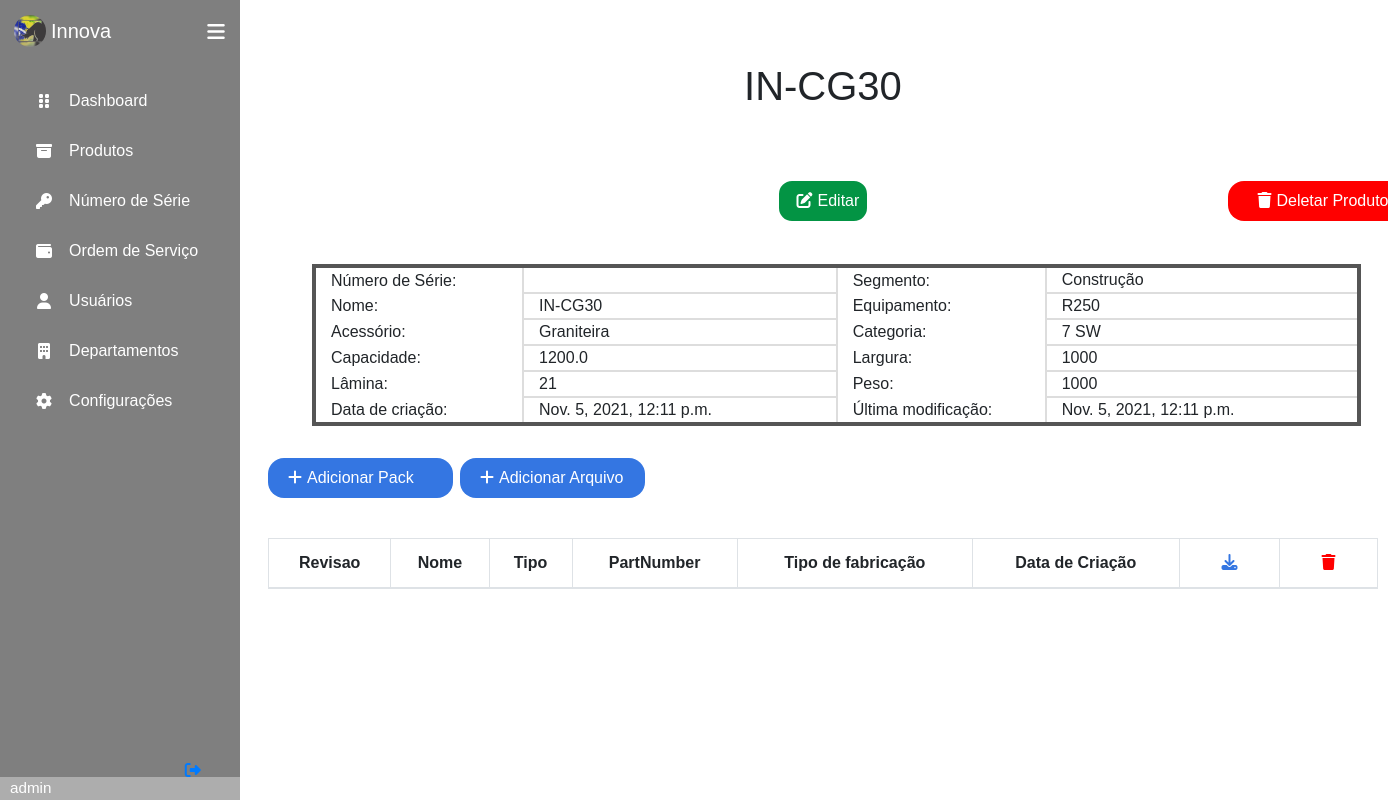
Screenshot of /products/product/1 (signed in) with the database file from the repository.
### produtos/models.py (models this page shows, shortened)
class Produto(models.Model):
    nome = CharField(max_length=30)
    equipamento = CharField(max_length=10)
    capacidade = FloatField()
    largura = IntegerField()
    lamina = IntegerField()
    peso = IntegerField()
    dateCriacao = DateTimeField(auto_now_add=True)
    dateUpdate = DateTimeField(auto_now=True)
    segmento = ForeignKey(Segmento, null=True, on_delete=SET_NULL)
    tipoProduto = ForeignKey(TipoProduto, null=True, on_delete=SET_NULL)
    categoria = ForeignKey(CategoriaProduto, null=True, on_delete=SET_NULL)
    classeAplicacao = ForeignKey(ClasseProduto, null=True, on_delete=SET_NULL)
    responsavel = ForeignKey(Colaborador, null=True, on_delete=SET_NULL)

class Segmento(models.Model):
    nome = CharField(max_length=20, unique=True)
    sigla = CharField(max_length=20, unique=True)
    def __str__(self):
        return self.nome

class TipoProduto(models.Model):
    nome = CharField(max_length=40, unique=True)
    sigla = CharField(max_length=3, unique=True)
    def __str__(self):
        return self.nome

class CategoriaProduto(models.Model):
    nome = CharField(max_length=10, unique=True)
    sigla = CharField(max_length=5, unique=True)
    def __str__(self):
        return self.nome

### produtos/views.py (the view)
# urls.py: path('product/<int:id>', views.ViewProduct, name = 'View_Product'),
def ViewProduct(request, id):
    context = []
    items = Item.objects.all().filter(produto_id = id).order_by('-revisao')
    files = Arquivo.objects.all().filter(produto_id = id).order_by('-revisao')
    product = get_object_or_404(Produto, id = id)
    context = {
        'product': product,
        'items': items,
        'files': files,
    }
    return render(request, 'produtos/Product.html', context)

### templates/produtos/Product.html (shortened to what this page needs)
{% extends 'base.html' %}
{% block content %}
<div class="title">
    <h1>{{ product.nome }}</h1>
</div>
<div class="container" id="edit-container">
    <a href="{% url 'products:Update_Product' product.id %}" class="edit-product">
        <div class="edit-div">
            <i class="fas fa-edit"></i>Editar
        </div>
    </a>
    <a href="{% url 'products:Delete_Product' product.id %}" class="del-product">
        <div class="col-2 del-product-div">
            <i class="fas fa-trash del-product-button"></i>Deletar Produto
        </div>
    </a>
</div>
<table class="product-table">
    <tbody>
        <tr>
            <td class=" col-2 product-item-title">
                Número de Série:
            </td>
            <td class="col-3 product-item">
            </td>
            <td class="col-2 product-item-title">
                Segmento:
            </td>
            <td class="col-3 product-item">
                {{ product.segmento }}
            </td>
        </tr>
        <tr>
            <td class="col-2 product-item-title">
                Nome:
            </td>
            <td class="col-3 product-item">
                {{ product.nome }}
            </td>
            <td class="col-2 product-item-title">
                Equipamento:
            </td>
            <td class="col-3 product-item">
                {{ product.equipamento }}
            </td>
        </tr>
        <tr>
            <td class="col-2 product-item-title">
                Acessório:
            </td>
            <td class="col-3 product-item">
                {{ product.tipoProduto }}
            </td>
            <td class="col-2 product-item-title">
                Categoria:
            </td>
            <td class="col-3 product-item">
                {{ product.categoria }}
            </td>
        </tr>
        <tr>
            <td class="col-2 product-item-title">
                Capacidade:
            </td>
            <td class="col-2 product-item">
                {{ product.capacidade }}
            </td>
            <td class="col-2 product-item-title ">
                Largura:
            </td>
            <td class="col-2 product-item">
                {{ product.largura }}
            </td>
        </tr>
        <tr>
            <td class="col-2 product-item-title">
                Lâmina:
            </td>
            <td class="col-2 product-item">
                {{ product.lamina }}
            </td>
            <td class="col-2 product-item-title">
                Peso:
            </td>
            <td class="col-2 product-item">
                {{ product.peso }}
            </td>
        </tr>
        <tr>
            <td class="col-2 product-item-title">
                Data de criação:
            </td>
            <td class="col-2 product-item">
                {{ product.dateCriacao }}
            </td>
            <td class="col-2 product-item-title">
                Última modificação:
            </td>
            <td class="col-2 product-item">
                {{ product.dateUpdate }}
            </td>
        </tr>
    </tbody>
</table>
<div class="container add">
    <a href="{% url 'products:New_Item' %}" class="add-item">
        <div class="col-2 item-div">
            <i class="fas fa-plus add-item-button"></i>Adicionar Pack
        </div>
    </a>
</div>
<div class="container">
    <a href="{% url 'products:New_File' %}" class="add-file">
        <div class="col-2 file-div">
            <i class="fas fa-plus add-file-button"></i>Adicionar Arquivo
        </div>
    </a>
</div>
<div class="container table-items">
    <table class="table table-striped table-hover table-bordered">
        <thead>
            <tr>
                <th scope="col">Revisao</th>
                <th scope="col">Nome</th>
                <th scope="col">Tipo</th>
                <th scope="col">PartNumber</th>
                <th scope="col">Tipo de fabricação</th>
                <th scope="col">Data de Criação</th>
                <th scope="col">
                    <div class="col download-div">
                        <i class="fas fa-download download-button"></i>
                    </div>
                </th>
                <th scope="col">
                    <div class="col del-div">
                        <i class="fas fa-trash del-button"></i>
                    </div>
                </th>
            </tr>
        </thead>
    </table>
</div>
{% endblock %}

### templates/base.html (shortened to what this page needs)
{% load static %}
<!DOCTYPE html>
<html lang="pt-br">
<head>
    <link rel="stylesheet" href="{% static 'css/style.css' %}">
    <link rel="stylesheet" href="{% static 'css/bs/bootstrap.css' %}">
</head>
<body>
    {% if user.is_authenticated %}
    <div class="sidebar">
        <div class="logo_content">
            <div class="logo">
                <img src="{% static 'img/logo-base.png' %}" class="img-base"/>
                <div class="logo_name">Innova</div>
            </div>
            <i class="fas fa-bars" id="btn-menu"></i>
        </div>
        <ul class="nav_list">
            <li>
                <a href="{%url 'main:Home_Main'%}">
                    <i class="fas fa-grip-vertical"></i>
                    <span class="link_name">Dashboard</span>
                </a>
            </li>
            <li>
                <a href="{%url 'products:Home_Products'%}">
                    <i class="fas fa-archive"></i>
                    <span class="link_name">Produtos</span>
                </a>
            </li>
            <li>
                <a href="{%url 'products:Serial_Number'%}">
                    <i class="fas fa-key"></i>
                    <span class="link_name">Número de Série</span>
                </a>
            </li>
            <li>
                <a href="{% url 'workOrder:Home_WorkOrder' %}">
                    <i class="fas fa-wallet"></i>
                    <span class="link_name">Ordem de Serviço</span>
                </a>
            </li>
            <li>
                <a href="{%url 'colaborators:Home_Colaborator'%}">
                    <i class="fas fa-user"></i>
                    <span class="link_name">Usuários</span>
                </a>
            </li>
            <li>
                <a href="{%url 'departments:Home_Departments'%}">
                    <i class="fas fa-building"></i>
                    <span class="link_name">Departamentos</span>
                </a>
            </li>
            <li>
                <a href="#">
                    <i class="fas fa-cog"></i>
                    <span class="link_name">Configurações</span>
                </a>
            </li>
        </ul>
        <div class="profile_content">
            <div class="profile">
                <div class="profile_details">
                    <div class="name_job">
                        <div class="name">{{ user.username }}</div>
                    </div>
                </div>
                <a href="{%url 'logout'%}">
                    <i class="fas fa-sign-out-alt" id="logout"></i>
                </a>
            </div>
        </div>
    </div>
    {% endif %}
    <div class="home_content">
        {% block content %}
        {% endblock %}
    </div>
</body>
</html>

### static/css/style.css (style rules this page uses)
* { margin: 0; padding: 0; box-sizing: border-box; font-family: sans-serif; }
body { position: relative; min-height: 100vh; width: 100%; overflow: auto; }
.sidebar { position: fixed; top: 0; left: 0; height: 100%; width: 15em; background: #7F7F7F; padding: 0.37em 0.88em; }
.sidebar .logo_content .logo { color: #fff; display: flex; height: 3.13em; width: 100%; align-items: center; }
.logo_content .img-base { border-radius: 50%; margin-right: 0.31em; }
.logo_content .logo .logo_name { font-size: 1.25em; font-weight: 400; }
.sidebar #btn-menu { position: absolute; color: #fff; left: 90%; top: 0.37em; font-size: 1.25em; height: 3.13em; width: 3.13em; text-align: center; line-height: 2.5em; transform: translateX(-50%); }
.sidebar ul { margin-top: 1.25em; }
.sidebar ul li { position: relative; height: 3.13em; width: 100%; margin: 0 0.31em; list-style: none; line-height: 3.13em; }
.sidebar ul li a { color: #fff; display: flex; align-items: center; text-decoration: none; transition: all 0.4s ease; border-radius: 0.75em; }
.sidebar ul li a i { height: 3.13em; min-width: 3.13em; border-radius: 0.75em; line-height: 3.13em; text-align: center; }
.sidebar .profile_content { position: absolute; color: #fff; bottom: 0; left: 0; width: 100%; }
.profile_content .profile .profile_details { display: flex; align-items: center; background: #ADADAD; }
.profile .profile_details .name_job { margin-left: 0.63em; }
.profile .profile_details .name { font-size: 0.95em; font-weight: 400; }
.profile #logout { position: absolute; left: 88%; bottom: 0.31em; transform: translateX(-50%); min-width: 3.3em; line-height: 3.13em; font-size: 1.25; border-radius: 0.75em; }
.home_content { top: 2em; position: absolute; height: 95%; width: 84%; left: 15em; }
.title { font-size: 1.5em !important; padding: 30px; position: relative; text-align: center; }
h1 { padding-bottom: 0.75em; }
.table { text-align: center; margin-right: 0; }
#edit-container { width: 100% !important; text-align: center; }
a.edit-product { width: 6.5em; }
.edit-div { background-color: #039444; cursor: pointer; color: #fff; display: inline-block; padding: 0.5em; border: 0.2em solid #fff; border-radius: 1em; }
.fas.fa-edit { color: #fff; margin-right: 5px; margin-left: 10px; }
.del-product-div { display: inline-block; background-color: #ff0000; cursor: pointer; color: #fff; padding: 0.5em; bottom: 2.7em; margin-left: 60em; border-radius: 1em; }
.product-table { position: relative; margin-left: 4.5em; width: 90%; border: solid 4px #555; }
.product-item { border: solid 2px #ddd; }
.add { margin-top: 2em; }
.item-div { background-color: #3476e2; cursor: pointer; display: inline-block; color: #fff; padding: 0.5em; border-radius: 1em; }
.file-div { background-color: #3476e2; cursor: pointer; color: #fff; bottom: 2.5em; padding: 0.5em; margin-left: 12em; border-radius: 1em; display: inline-block; }
.fas.fa-plus.add-item-button, .fas.fa-plus.add-file-button, .fas.fa-trash.del-product-button { margin-right: 5px; margin-left: 5px; }
.download-div { color: #3476e2; }
.del-div { color: #ff0000; }
.table-items { align-items: center; padding-bottom: 1em; }

### rows the page displays
Produto: nome "IN-CG30", segmento "Construção", equipamento "R250", tipoProduto "Graniteira", categoria "7 SW", capacidade "1200.0", largura "1000", lamina "21", peso "1000", dateCriacao "Nov. 5, 2021, 12:11 p.m.", dateUpdate "Nov. 5, 2021, 12:11 p.m."

### other values shown
{{ user.username }} "admin"
